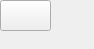
<?xml version="1.0" encoding="UTF-8"?>
<ui version="4.0">
 <class>Simplebutton</class>
 <widget class="QWidget" name="Simplebutton">
  <property name="geometry">
   <rect>
    <x>0</x>
    <y>0</y>
    <width>94</width>
    <height>49</height>
   </rect>
  </property>
  <property name="windowTitle">
   <string>Form</string>
  </property>
  <widget class="QPushButton" name="pb">
   <property name="geometry">
    <rect>
     <x>0</x>
     <y>0</y>
     <width>51</width>
     <height>31</height>
    </rect>
   </property>
   <property name="sizePolicy">
    <sizepolicy hsizetype="MinimumExpanding" vsizetype="MinimumExpanding">
     <horstretch>0</horstretch>
     <verstretch>0</verstretch>
    </sizepolicy>
   </property>
   <property name="font">
    <font>
     <weight>75</weight>
     <bold>true</bold>
    </font>
   </property>
   <property name="text">
    <string/>
   </property>
  </widget>
 </widget>
 <resources/>
 <connections/>
</ui>
